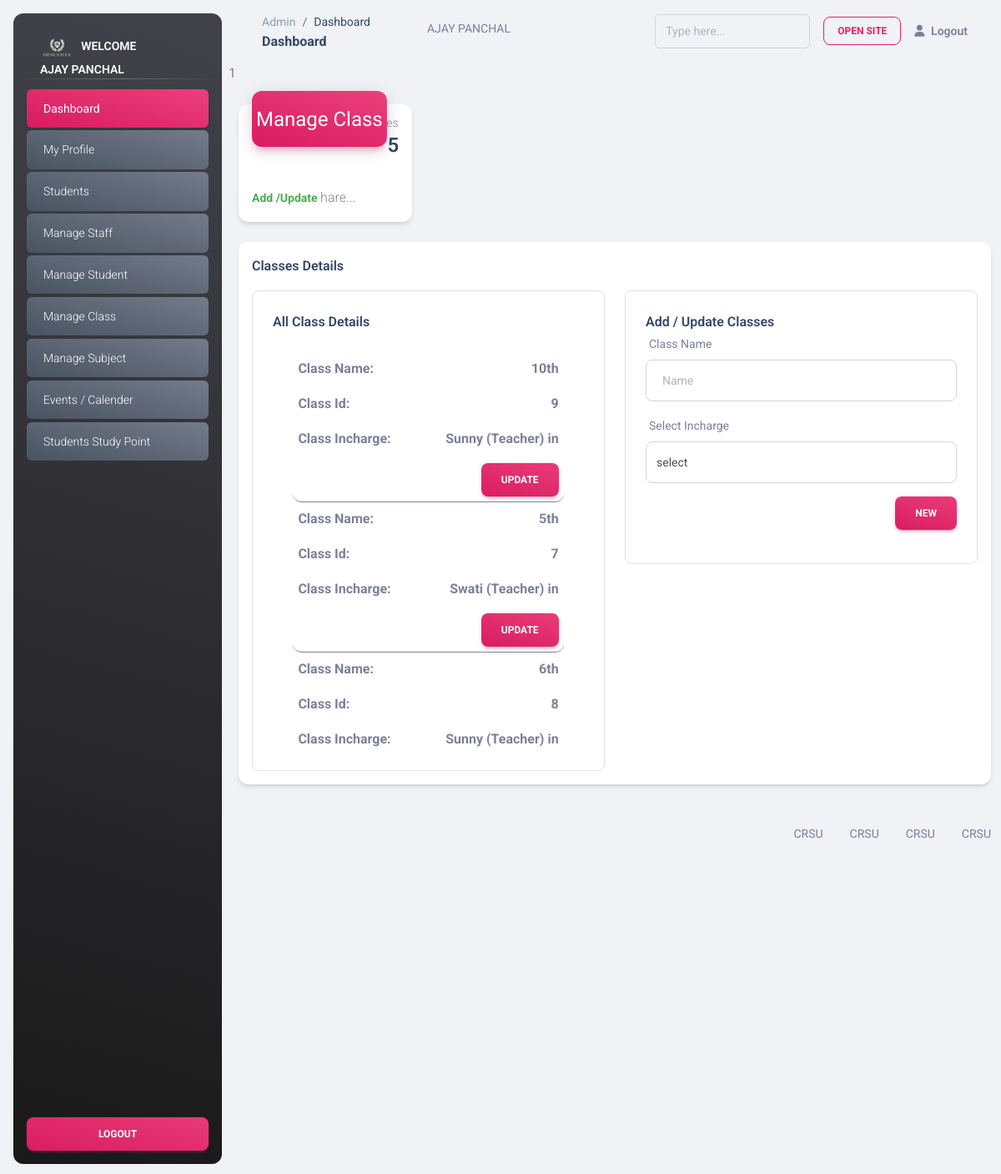
The app's page /admin/manageclass.php (signed in) with its own data.
### tables this page shows
CREATE TABLE `classes` (
  `id` int(11) NOT NULL,
  `class_name` varchar(255) DEFAULT NULL,
  `incharge_id` int(11) DEFAULT NULL,
  `insert_by` int(11) DEFAULT NULL,
  `update_by` timestamp NULL DEFAULT current_timestamp(),
  `insert_at` timestamp NULL DEFAULT current_timestamp(),
  `update_at` int(11) DEFAULT NULL
);

CREATE TABLE `staff` (
  `staff_id` int(11) NOT NULL,
  `staff_name` varchar(80) DEFAULT NULL,
  `staff_email` varchar(100) DEFAULT NULL,
  `staff_phone` int(13) DEFAULT NULL,
  `staff_psw` varchar(255) DEFAULT NULL,
  `staff_role` varchar(200) DEFAULT NULL,
  `specialization` varchar(200) DEFAULT NULL,
  `subject` varchar(200) DEFAULT NULL,
  `status` varchar(20) NOT NULL DEFAULT 'in-active',
  `insert_by` int(11) DEFAULT NULL,
  `update_by` int(11) DEFAULT NULL,
  `insert_at` int(11) DEFAULT NULL,
  `update_at` int(11) DEFAULT NULL
);

### admin/manageclass.php (the view, shortened to what this page needs)
<?php
include "header.php";
$class_name = $class_id = $incharge_id = $class_name = "";
?>
<main class="main-content position-relative max-height-vh-100 h-100 border-radius-lg ">
  <?= include("navBar.php") ?>
  <div class="container-fluid py-4">
    <div class="row">
      <div class="col-xl-3 col-sm-6 mb-xl-0 mb-4">
        <div class="card">
          <div class="card-header p-3 pt-2">
            <div
              class="icon icon-lg icon-shape bg-gradient-primary shadow-primary text-center border-radius-xl mt-n4 position-absolute">
              <i class="material-icons opacity-10">Manage Class</i>
            </div>
            <div class="text-end pt-1">
              <?php
              $sql = "SELECT id FROM classes ";
              $sql = mysqli_query($conn, $sql);
              $total_cls_row = mysqli_num_rows($sql);
              ?>
              <p class="text-sm mb-0 text-capitalize">Total Classes</p>
              <h4 class="mb-0"><?= $total_cls_row ?></h4>
            </div>
          </div>
          <hr class="primary horizontal my-0">
          <div class="card-footer p-3">
            <p class="mb-0"><span class="text-success text-sm font-weight-bolder">Add /Update </span> hare...</p>
          </div>
        </div>
      </div>
    </div>
    <div class="col-md-12 mb-lg-0 mb-4">
      <div class="card mt-4">
        <div class="card-header pb-0 p-3">
          <div class="row">
            <div class="col-6 d-flex align-items-center">
              <h6 class="mb-0">Classes Details</h6>
            </div>
            <div class="col-6 text-end">
            </div>
          </div>
        </div>
        <div class="card-body p-3">
          <div class="row">
            <div class="col-md-6 mb-md-0 mb-4">
              <div class="card card-body border card-plain border-radius-lg  ">
                <h6 class="mb-0">All Class Details</h6>
                <div class="card card-body   card-plain border-radius-lg  "
                  style="overflow-y: scroll;min-height: 300px; max-height: 500px;">
                  <?php
                       $sql = "SELECT * FROM classes order by class_name asc";
                       $sql = mysqli_query($conn, $sql);
                       if (mysqli_num_rows($sql) > 0) {
                         while ($row_class = mysqli_fetch_assoc($sql)) {
                           $getInchange = "SELECT * FROM `staff` WHERE staff_id=" . $row_class['incharge_id'];
                           $getInchange = mysqli_query($conn, $getInchange);
                           $getInchange = mysqli_fetch_assoc($getInchange);
                       ?>
                  <div class="col-md-12 mb-md-0 mb-4 event-item">
                    <p><b>Class Name: </b><b style="float:right"><?= $row_class['class_name'] ?></b></p>
                    <p><b>Class Id: </b><b style="float:right"><?= $row_class['id'] ?></b></p>
                    <p><b>Class Incharge: </b><b style="float:right"><?= $getInchange['staff_name']; ?>
                        (<?= $getInchange['staff_role'] ?>) in <?= $getInchange['subject'] ?></b></p>
                    <div class="col-12 text-end">
                      <a class="btn bg-gradient-primary mb-0" href="manageclass.php?cls=<?= $row_class['id'] ?>">update</a>
                    </div>
                  </div>
                  <?php
                         }
                       }
                        ?>
                </div>
              </div>
            </div>
            <div class="col-md-6 mb-md-0 mb-4">
              <div class="card card-body border card-plain border-radius-lg  "
                style="overflow-y: scroll;min-height: 300px; max-height: 500px;">
                <h6 class="mb-0">Add / Update Classes</h6>
                <form method="post">
                  <div class="mb-3">
                    <label class="form-label">Class Name</label>
                    <input type="text" name="class_name" class="form-control form-control-lg" value="<?= $class_name ?>"
                      placeholder="  Name">
                  </div>
                  <div class="mb-3">
                    <label class="form-label">Select Incharge</label>
                    <select name="incharge_id" class="form-control form-control-lg">
                      <option value="">select</option>
                    </select>
                  </div>
                  <div class="mb-3 text-end">
                    <?php
                         if (isset($cls)) {
                         ?>
                    <input style="display:none;" type="number" class="form-control form-control-lg" value="<?= $cls ?>"
                      name="cls" required>
                    <button class="btn bg-gradient-primary mb-0" name="update"><i
                        class="material-icons text-sm"></i>Update Class</button>
                    <?php
                         } else {
                            ?>
                    <button class="btn bg-gradient-primary   mb-0" name="new"><i class="material-icons text-sm"></i>New
                            <?php
                         }
                            ?>
                  </div>
                </form>
              </div>
            </div>
          </div>
        </div>
      </div>
    </div>
  </div>
</main>
<?php include "footer.php" ?>

### assets/css/nucleo-svg.css (style rules this page uses)
.icon { display: inline-block; color: #111111; height: 1em; width: 1em; }
.icon-lg { height: 1.6em; width: 1.6em; }
.icon { fill: currentColor; stroke: none; }

### records on screen
classes: class_name "10th", id "9", staff.staff_name "Sunny", staff.staff_role "Teacher"
classes: class_name "5th", id "7", staff.staff_name "Swati", staff.staff_role "Teacher"
classes: class_name "6th", id "8", staff.staff_name "Sunny", staff.staff_role "Teacher"

### other values on screen
$_SESSION['admin_name'] "AJAY PANCHAL"
include("navBar.php") "1"
$total_cls_row "5"
